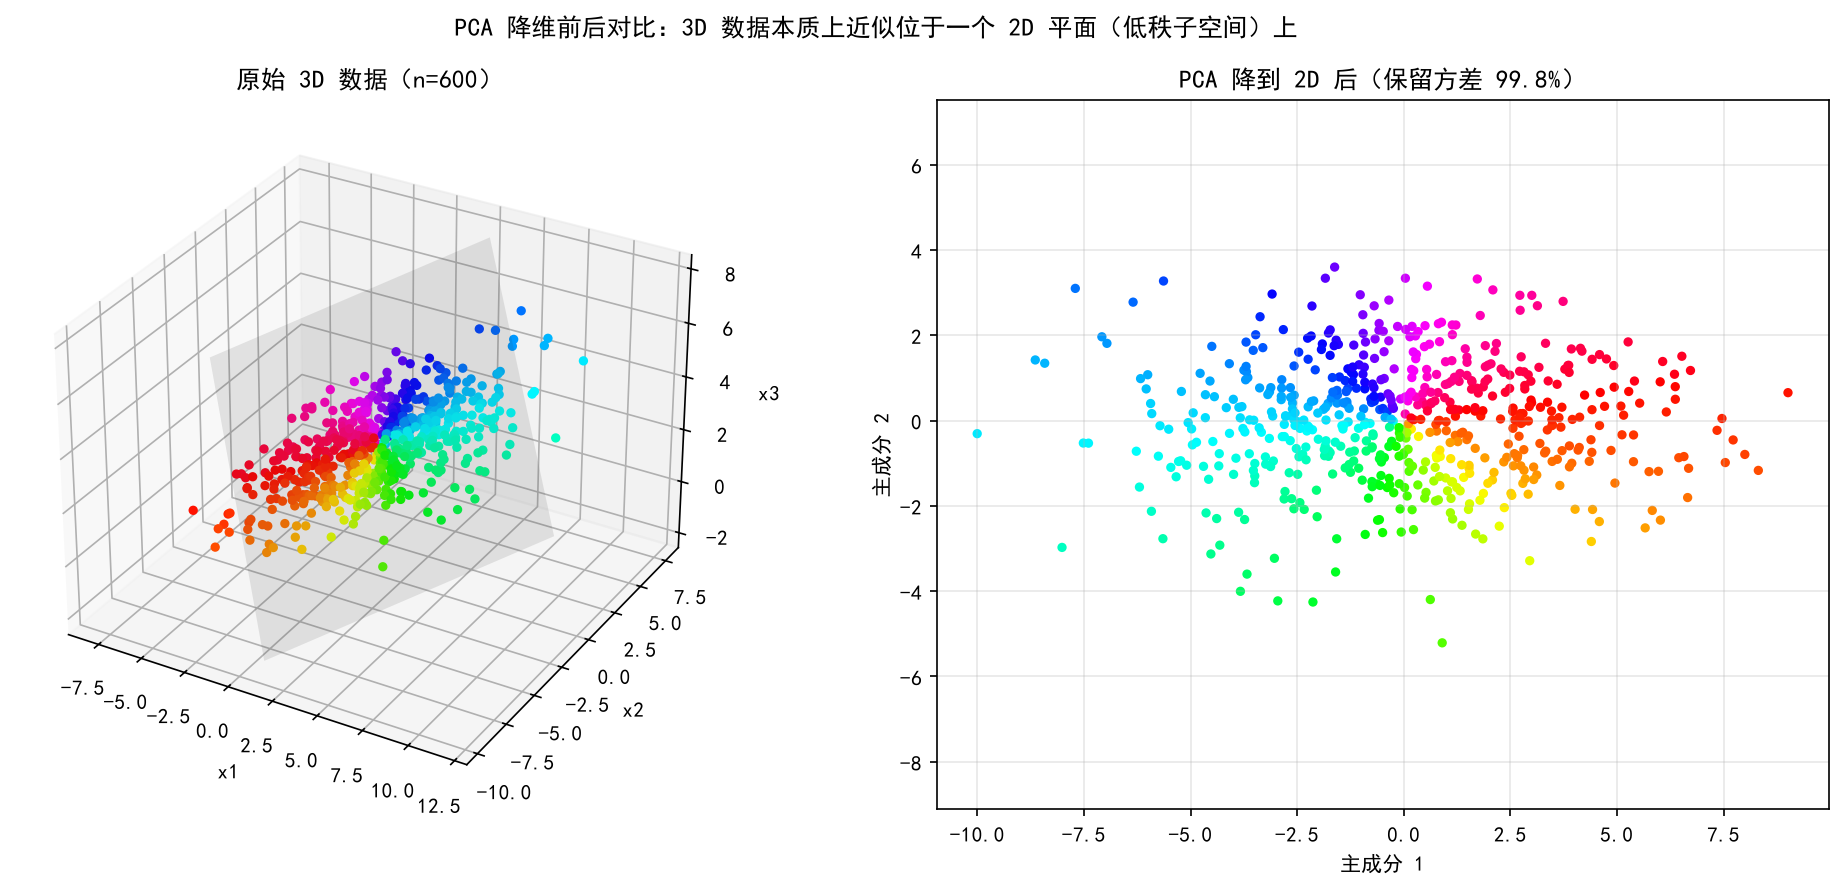

Reproduce this figure in Python.
# -*- coding: utf-8 -*-
"""PCA 降维演示：3D -> 2D 前后对比图（用于 LoRA 低秩假设博文配图）

思路：构造"本质上只有 2 个自由度"的 3D 数据（平面内高斯分布 + 少量法向噪声），
再用 PCA 找出前两个主成分做投影。若降维后方差保留率接近 100%，
说明这批 3D 数据其实近似位于一个 2D 平面上——这正是"低秩"的几何直观。
"""
import numpy as np
import matplotlib.pyplot as plt

plt.rcParams["font.sans-serif"] = ["SimHei", "Microsoft YaHei"]  # 中文字体
plt.rcParams["axes.unicode_minus"] = False

rng = np.random.default_rng(42)

# ---------- 1) 构造近似低秩的 3D 数据 ----------
n = 600
latent = rng.normal(size=(n, 2)) * [3.0, 1.5]          # 2 维隐空间坐标
u1 = np.array([1.0, 0.6, 0.2]);  u1 /= np.linalg.norm(u1)   # 平面基向量1
u2 = np.array([-0.3, 0.8, 0.5]); u2 /= np.linalg.norm(u2)   # 平面基向量2
n3 = np.cross(u1, u2); n3 /= np.linalg.norm(n3)             # 平面法向
mean = np.array([2.0, -1.0, 3.0])
noise = rng.normal(scale=0.15, size=n)                      # 法向小噪声
X = mean + latent @ np.vstack([u1, u2]) + np.outer(noise, n3)

# ---------- 2) PCA（numpy SVD 实现，无需 sklearn） ----------
Xc = X - X.mean(axis=0)
U, S, Vt = np.linalg.svd(Xc, full_matrices=False)
ratio = S**2 / (S**2).sum()          # 各主成分方差贡献率
P = Xc @ Vt[:2].T                    # 投影到前 2 个主成分
var2 = ratio[:2].sum()               # 前 2 维保留的方差比例

# ---------- 3) 绘图：左 3D 原始，右 2D 降维后，同色对应 ----------
theta = np.arctan2(latent[:, 1], latent[:, 0])              # 按隐空间角度着色
colors = plt.cm.hsv((theta + np.pi) / (2 * np.pi))

fig = plt.figure(figsize=(13, 6), dpi=150)

ax1 = fig.add_subplot(121, projection="3d")
# 画出 PCA 找到的最优 2D 平面（低秩子空间的可视化）
g = np.linspace(-7, 7, 2)
G1, G2 = np.meshgrid(g, g)
plane = X.mean(axis=0) + G1[..., None] * Vt[0] + G2[..., None] * Vt[1]
ax1.plot_surface(plane[..., 0], plane[..., 1], plane[..., 2],
                 alpha=0.12, color="gray")
ax1.scatter(X[:, 0], X[:, 1], X[:, 2], c=colors, s=12, depthshade=False)
ax1.set_title(f"原始 3D 数据（n={n}）")
ax1.set_xlabel("x1"); ax1.set_ylabel("x2"); ax1.set_zlabel("x3")

ax2 = fig.add_subplot(122)
ax2.scatter(P[:, 0], P[:, 1], c=colors, s=12)
ax2.set_title(f"PCA 降到 2D 后（保留方差 {var2:.1%}）")
ax2.set_xlabel("主成分 1"); ax2.set_ylabel("主成分 2")
ax2.axis("equal"); ax2.grid(alpha=0.3)

fig.suptitle("PCA 降维前后对比：3D 数据本质上近似位于一个 2D 平面（低秩子空间）上", y=0.98)
fig.tight_layout()

out = r"d:\大三上的资料\假期学习记录\lora-blog\pca_3d_to_2d.png"
fig.savefig(out, bbox_inches="tight")
print("saved:", out)
print("explained variance ratio:", np.round(ratio, 4))
